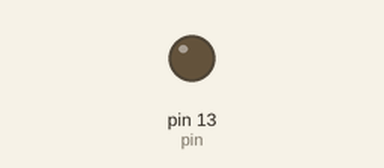
Simulated run of this sketch. Board: Arduino Uno, built with avr-gcc and run on an emulated ATmega328P. Parts: output pins drawn as LEDs (lit = HIGH).

Above: at 0.13 s.
At 2.91 s:
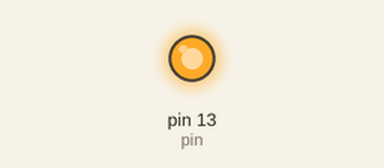
Timing chart, 0 to 3.2 s (numbered marks = the images above):
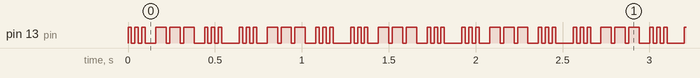

The sketch:

sos2.ino.ino
```cpp
int tiempo[18]={1,1,1,1,1,3,3,1,3,1,3,3,1,1,1,1,1,5};
int pin=13;

void setup() {
  pinMode(pin,OUTPUT);
}

void loop() {
 for(int i=0; i<18; i++ ) {
  digitalWrite(pin, (i % 2 == 0) );
  delay(tiempo[i]*20);
 }
}
```

Measured:
- by itself, pin 13 (pin): repeats every 0.64 s: 2 × (LOW 0.02 s, HIGH 0.02 s), LOW 0.06 s, 2 × (HIGH 0.06 s, LOW 0.02 s), HIGH 0.06 s, LOW 0.06 s, 2 × (HIGH 0.02 s, LOW 0.02 s), HIGH 0.02 s, LOW 0.10 s, HIGH 0.02 s
- by itself, everything shown: repeats every 0.64 s, in 4 steps
